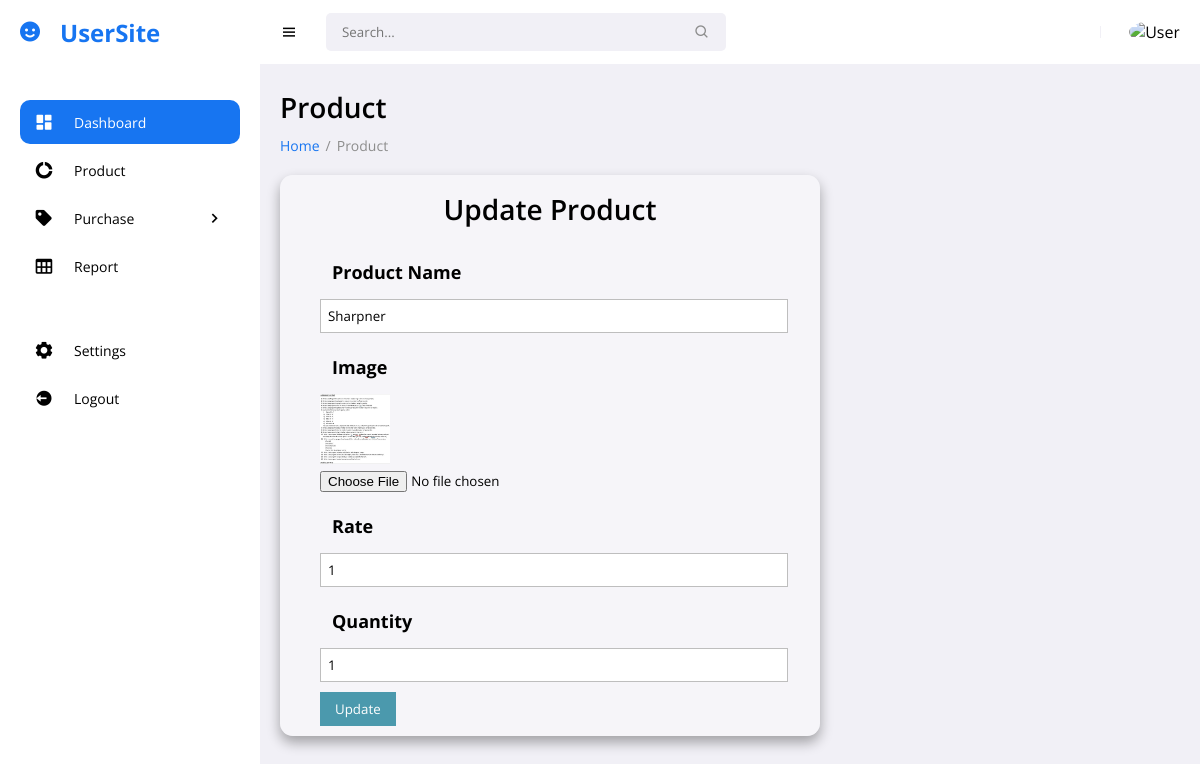
The page /updateproduct.php?id=26 (signed in) on the database its author committed.
### tables this page shows
CREATE TABLE `product` (
  `product_id` int(11) NOT NULL,
  `product_name` varchar(255) NOT NULL,
  `product_bought` int(255) NOT NULL,
  `product_stock` int(255) NOT NULL,
  `product_image` varchar(255) NOT NULL,
  `product_add_date` date NOT NULL DEFAULT current_timestamp()
);

### updateproduct.php (the view, shortened to what this page needs)
<!DOCTYPE html>
<html lang="en">
<head>
	<link href='https://unpkg.com/boxicons@2.0.9/css/boxicons.min.css' rel='stylesheet'>
	<link rel="stylesheet" href="assets/css/style.css">
	<link rel="stylesheet" href="assets/css/add.css">
</head>
<body>
<?php
    include 'includes/connection.php';
    $id = $_GET['id'];
    $select = "SELECT * FROM product WHERE product_id='$id'";
    $data=mysqli_query($con,$select);
    while($row= mysqli_fetch_array($data)){
      $name = $row['product_name'];
      $bought = $row['product_bought'];
      $stock = $row['product_stock'];
      $image = $row['product_image'];
    }
?>
	<section id="sidebar">
		<?php
			if($_SESSION['user_type'] == 1){
				include 'layouts/user_menu.php';
			}
			else{
				include 'layouts/admin_menu.php';
			}
		?>
    <main >
    <h1 class="title">Product</h1>
    <ul class="breadcrumbs">
        <li><a href="index.php">Home</a></li>
        <li class="divider">/</li>
        <li><a href="product.php" class="active">Product</a></li>
    </ul>
  <div class="add-form">
      <div class="form-container">
        <form action="" method="POST" enctype="multipart/form-data">
        <div class="title">Update Product
          </div>
            <ul class="form-style">
              <li>
                  <label>Product Name</label>
                  <input type="text" name="name" class="field" value="<?php echo $name ;?>">
              </li>
              <li>
                  <label>Image</label>
                  <img src="<?php echo "images/".$image; ?>"  height="70px" width="70px">
                  <input type="file" name="image" class="field-img">
              </li>
              <li>
                  <label>Rate </label>
                  <input type="number" name="bought" class="field" value="<?php  echo $bought; ?>">
              </li>
              <li>
              <li>
                  <label>Quantity</label>
                  <input type="number" name="stock" class="field" value="<?php  echo $stock; ?>">
              </li>
              <li>
                  <input type="submit" value="Update" name="update">
              </li>
          </ul>
        </form>
      </div>
  </div>
  </main>
  </section>
</body>
</html>

### assets/css/style.css (style rules this page uses)
* { font-family: 'Open Sans', sans-serif; margin: 0; padding: 0; box-sizing: border-box; }
:root { --grey: #F1F0F6; --dark-grey: #8D8D8D; --light: #fff; --dark: #000; --green: #81D43A; --light-green: #E3FFCB; --blue: #1775F1; --light-blue: #D0E4FF; --dark-blue: #0C5FCD; --red: #FC3B56; --hue: 240; --first-color: hsl(var(--hue), 16%, 18%); --title-color: hsl(var(--hue), 8%, 15%); --text-color: hsl(var(--hue), 8%, 35%); --body-color: hsl(var(--hue), 100%, 99%); --container-color: #FFF; --z-modal: 1000; }
body { background: var(--grey); overflow-x: hidden; }
a { text-decoration: none; }
li { list-style: none; }
#sidebar { position: fixed; max-width: 260px; width: 100%; background: var(--light); top: 0; left: 0; height: 100%; overflow-y: auto; scrollbar-width: none; transition: all .3s ease; z-index: 200; }
main { width: 100%; padding: 24px 20px 20px 20px; }
main .title { font-size: 28px; font-weight: 600; margin-bottom: 10px; }
main .breadcrumbs { display: flex; grid-gap: 6px; }
main .breadcrumbs li, main .breadcrumbs li a { font-size: 14px; }
main .breadcrumbs li a { color: var(--blue); }
main .breadcrumbs li a.active, main .breadcrumbs li.divider { color: var(--dark-grey); pointer-events: none; }

### assets/css/add.css (style rules this page uses)
.form-container { width: 60%; background-color: #fff5; box-shadow: 0 .4rem .8rem #0005; border-radius: .8rem; margin-top: 20px; }
.form-container form { align-items: left; }
.form-container form .title { display: flex; align-items: center; justify-content: center; padding-top: 15px; }
.form-style { margin:20px auto; max-width: 500px; padding: 0 12px 10px 20px; }
.form-style li { padding: 0; display: block; list-style: none; margin: 10px 0 0 0; }
.form-style label { margin:0 0 3px 0; padding:12px; display:block; font-weight: bold; font-size: 18px; }
.form-style input[type=text], .form-style input[type=number] { box-sizing: border-box; border:1px solid #BEBEBE; padding: 7px; margin:0px; outline: none; }
.form-style .field { width: 100%; }
.form-style .field-img { width: 100%; }
.form-style input[type=submit] { background: #4B99AD; padding: 8px 15px 8px 15px; border: none; color: #fff; }

### rows shown on the page
product: name "Sharpner", product_image (picture), bought "1", stock "1"
